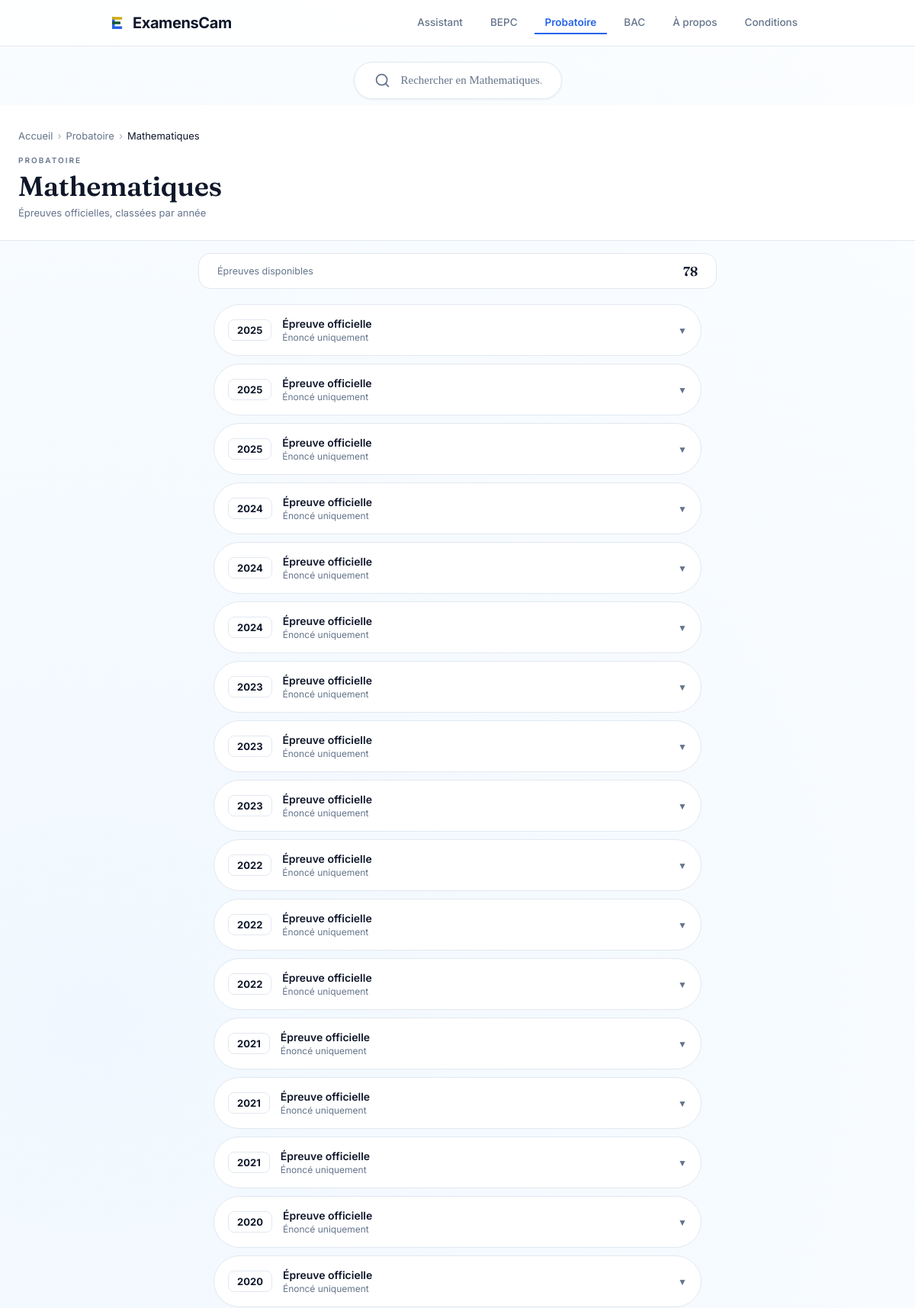
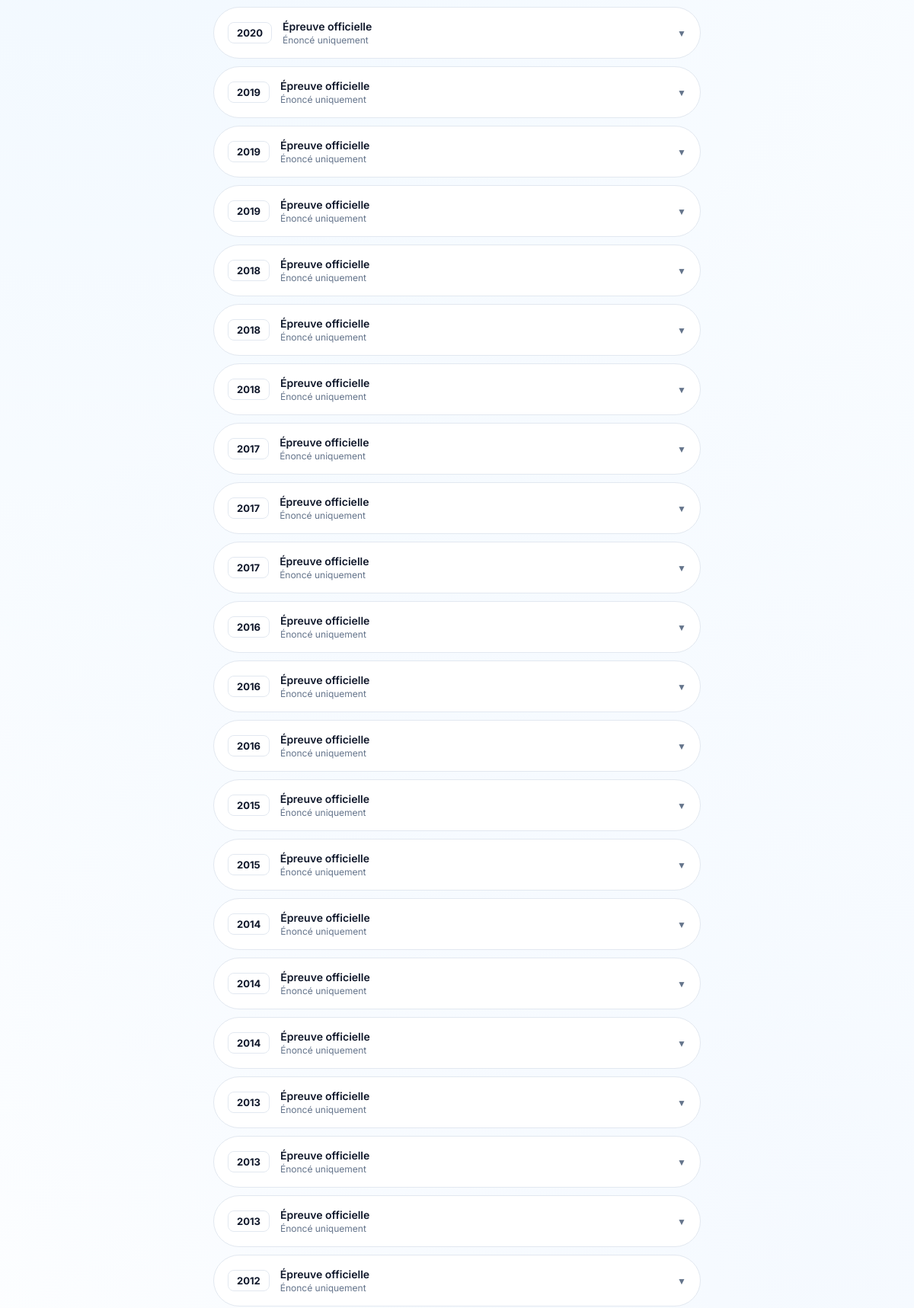
Page /annales/Probatoire/Mathematiques/enonces (signed in, upper part) on the committed database (2 pictures, top to bottom).
### tables this page shows
CREATE TABLE annales (
            id INTEGER PRIMARY KEY AUTOINCREMENT,
            niveau TEXT NOT NULL,
            serie TEXT,
            matiere TEXT NOT NULL,
            annee INTEGER NOT NULL,
            lien_drive TEXT NOT NULL,
            corrige_dispo INTEGER DEFAULT 0,
            lien_corrige TEXT,
            source TEXT DEFAULT 'inconnu',
            qualite TEXT DEFAULT 'bonne',
            vues INTEGER DEFAULT 0,
            date_ajout TEXT DEFAULT (datetime('now')),
            actif INTEGER DEFAULT 1
        , type_sujet TEXT DEFAULT 'officiel', type_hebergement TEXT DEFAULT 'interne', etablissement TEXT, lien_externe TEXT, lien_page_source TEXT, source_site TEXT, region TEXT, sequence INTEGER, type_evaluation TEXT, classe_detectee TEXT, titre TEXT);

### app.py (the view)
@app.route('/annales/<niveau>/<matiere>/enonces')
def annales_sans_serie_enonces(niveau, matiere):
    annales = get_annales(niveau, matiere=matiere)
    return render_template('annales.html', annales=annales, niveau=niveau,
                           serie=None, matiere=matiere, type_doc='Énoncés')

### analytics.py (called while the page is built)
def get_ou_creer_session(request, response=None):
    session_id = request.cookies.get('ec_session')
    if not session_id:
        session_id = str(uuid.uuid4())
    return session_id

def est_probablement_bot(user_agent) -> bool:
    if not user_agent:
        return True
    ua = user_agent.lower()
    return any(b in ua for b in BOTS_CONNUS)

### app.py (called while the page is built, shortened)
@app.context_processor
def inject_globals():
    eleve_nav = None
    eleve_id = session.get('eleve_id')
    if eleve_id:
        eleve_nav = get_eleve_par_id(eleve_id)
        if not eleve_nav:
            session.pop('eleve_id', None)
    return {'site_nom': 'ExamensCam', 'eleve_nav': eleve_nav}

@app.before_request
def _avant_requete():
    g.session_id = get_ou_creer_session(request)
    route_ignoree = any(request.path.startswith(p) for p in ROUTES_IGNOREES_TRACKING)
    admin_actif = session.get('admin_connecte', False)
    bot = est_probablement_bot(request.headers.get('User-Agent'))

@app.after_request
def _apres_requete(response):
    if not request.cookies.get('ec_session') and hasattr(g, 'session_id'):
        response.set_cookie('ec_session', g.session_id, max_age=60*60*24*365, samesite='Lax')
    return response

@app.context_processor
def inject_eleve():
    eleve_id = session.get('eleve_id')
    eleve = get_eleve_par_id(eleve_id) if eleve_id else None
    return {'eleve_connecte': eleve}

### database.py (called while the page is built)
def get_connection():
    Path('data').mkdir(exist_ok=True)
    conn = sqlite3.connect(DB_PATH)
    conn.row_factory = sqlite3.Row
    return conn

### templates/annales.html (shortened to what this page needs)
{% extends 'base.html' %}
{% block content %}
<div class="page-header">
  <nav class="fil-ariane" aria-label="Fil d'ariane">
    <a href="{{ url_for('index') }}">Accueil</a>
    <span class="separateur">&rsaquo;</span>
    {% if niveau == 'BAC' %}
      {% set lien_niveau = url_for('bac_serie', serie=serie) if serie else url_for('bac') %}
    {% elif niveau == 'Probatoire' %}
      {% set lien_niveau = url_for('probatoire_serie', serie=serie) if serie else url_for('probatoire') %}
    {% else %}
      {% set lien_niveau = url_for('bepc') %}
    {% endif %}
    <a href="{{ lien_niveau }}">{{ niveau }}{% if serie %} &middot; S&eacute;rie {{ serie }}{% endif %}</a>
    <span class="separateur">&rsaquo;</span>
    <span class="courant">{{ matiere }}</span>
  </nav>
  <p class="header-eyebrow">
    {{ niveau }}{% if serie %} &middot; S&eacute;rie {{ serie }}{% endif %}
  </p>
  <h1 class="header-title">{{ matiere }}</h1>
  <p class="header-sub">&Eacute;preuves officielles, class&eacute;es par ann&eacute;e</p>
</div>
{% if annales %}
<div class="count-strip">
  <span class="count-label">&Eacute;preuves disponibles</span>
  <span class="count-num">{{ annales|length }}</span>
</div>
{% endif %}
<div class="annales-list">
  {% if annales %}
    {% for annale in annales %}
    <div class="annale-card" id="card-{{ annale.annee }}">
      <button class="annale-toggle" onclick="toggleAnnale({{ annale.annee }})">
        <div class="toggle-left">
          <span class="year-badge">{{ annale.annee }}</span>
          <div class="toggle-label">
            <span class="toggle-title">&Eacute;preuve officielle</span>
            <span class="toggle-hint">{% if annale.corrige_dispo %}Corrig&eacute; disponible{% else %}&Eacute;nonc&eacute; uniquement{% endif %}</span>
          </div>
        </div>
        <div style="display:flex; align-items:center; gap:10px;">
          <span class="toggle-arrow" id="arrow-{{ annale.annee }}">&#9660;</span>
        </div>
      </button>
    </div>
    {% endfor %}
  {% else %}
  <div class="empty-state">
    <h2 class="empty-title">Aucune annale disponible</h2>
    <p class="empty-sub">Les &eacute;preuves pour cette mati&egrave;re arrivent bient&ocirc;t.</p>
  </div>
  {% endif %}
</div>
{% endblock %}

### static/css/nouvelles_pages.css (style rules this page uses)
:root { --ec-paper: #FFFFFF; --ec-ink: #0F172A; --ec-ink-soft: #64748B; --ec-line: #E2E8F0; --ec-line-soft: #F8FAFC; --ec-surface: #FFFFFF; --ec-accent: #2563EB; --ec-accent-soft: #F1F5F9; --ec-serif-titre: 'Fraunces', Georgia, serif; --ec-serif-corps: 'Source Serif 4', Georgia, serif; --ec-serif: var(--ec-serif-corps); --ec-sans: 'Inter', -apple-system, BlinkMacSystemFont, "Segoe UI", Arial, sans-serif; --ec-mono: ui-monospace, "SF Mono", "Cascadia Mono", monospace; }
.ec-item, .ec-branche-carte, .level-card, .matiere-row, .annale-card { transition: transform 0.08s ease, box-shadow 0.15s, border-color 0.15s; }

### templates/base.html (style rules this page uses)
:root { --paper: #FFFFFF; --ink: #0F172A; --ink-soft: #64748B; --line: #E2E8F0; --line-soft: #F8FAFC; --surface: #FFFFFF; --accent: #2563EB; --accent-soft: #F1F5F9; --radius: 8px; }
*, *::before, *::after { box-sizing: border-box; margin: 0; padding: 0; }
html { scroll-behavior: smooth; }
body { font-family: 'Inter', sans-serif; background: radial-gradient(circle at 10% 20%, rgba(218, 237, 255, 0.40) 0%, transparent 40%), radial-gradient(circle at 90% 50%, rgba(226, 239, 255, 0.35) 0%, transparent 40%), radial-gradient(circle at 50% 95%, rgba(236, 244, 255, 0.45) 0%, transparent 45%), var(--paper); color: var(--ink); min-height: 100vh; display: flex; flex-direction: column; -webkit-font-smoothing: antialiased; }
a { color: inherit; }
h1, h2, h3, .serif { font-family: 'Fraunces', serif; font-weight: 700; letter-spacing: -0.01em; }

### templates/annales.html (style rules this page uses)
.page-header { background: var(--surface); border-bottom: 1px solid var(--line); padding: 32px 24px 28px; }
.fil-ariane { display: flex; align-items: center; gap: 6px; flex-wrap: wrap; font-size: 13px; color: var(--ink-soft); margin-bottom: 18px; }
.fil-ariane a { color: var(--ink-soft); text-decoration: none; }
.fil-ariane .separateur { color: var(--ink-soft); opacity: 0.6; }
.fil-ariane .courant { color: var(--ink); }
.header-eyebrow { font-family: 'Inter', sans-serif; font-size: 10px; font-weight: 600; letter-spacing: 2px; text-transform: uppercase; color: var(--ink-soft); margin-bottom: 8px; }
.header-title { font-family: 'Fraunces', serif; font-size: clamp(26px, 6vw, 36px); font-weight: 600; letter-spacing: -0.01em; color: var(--ink); line-height: 1.15; margin-bottom: 6px; }
.header-sub { font-size: 13px; color: var(--ink-soft); }
.count-strip { max-width: 680px; margin: 16px auto 0; padding: 12px 24px; background: #FFFFFF; border: 1px solid var(--line); border-radius: 16px; display: flex; align-items: center; justify-content: space-between; }
.count-label { font-size: 12.5px; color: var(--ink-soft); }
.count-num { font-family: 'Fraunces', serif; font-size: 17px; font-weight: 600; letter-spacing: -0.01em; color: var(--ink); }
.annales-list { max-width: 680px; margin: 0 auto; padding: 20px 20px 56px; }
.annale-card { background: var(--surface); border: 1px solid var(--line); border-radius: 999px; overflow: hidden; margin-bottom: 10px; transition: border-radius 0.15s; }
.annale-toggle { width: 100%; background: none; border: none; padding: 16px 18px; cursor: pointer; display: flex; align-items: center; justify-content: space-between; gap: 12px; transition: background 0.15s; font-family: 'Inter', sans-serif; }
.toggle-left { display: flex; align-items: center; gap: 14px; }
.year-badge { background: var(--surface); color: var(--ink); border: 1px solid var(--line); font-family: 'Inter', monospace; font-size: 13px; font-weight: 700; padding: 5px 11px; border-radius: var(--radius); white-space: nowrap; flex-shrink: 0; }
.toggle-label { text-align: left; }
.toggle-title { font-weight: 600; font-size: 14px; color: var(--ink); display: block; }
.toggle-hint { font-size: 12px; color: var(--ink-soft); display: block; margin-top: 2px; }
.toggle-arrow { font-size: 12px; color: var(--ink-soft); transition: transform 0.2s; flex-shrink: 0; }

### rows in the picture
annales: annee "2025", corrige_dispo "Énoncé uniquement"
annales: annee "2025", corrige_dispo "Énoncé uniquement"
annales: annee "2025", corrige_dispo "Énoncé uniquement"
annales: annee "2024", corrige_dispo "Énoncé uniquement"
annales: annee "2024", corrige_dispo "Énoncé uniquement"
annales: annee "2024", corrige_dispo "Énoncé uniquement"
annales: annee "2023", corrige_dispo "Énoncé uniquement"
annales: annee "2023", corrige_dispo "Énoncé uniquement"
annales: annee "2023", corrige_dispo "Énoncé uniquement"
annales: annee "2022", corrige_dispo "Énoncé uniquement"
annales: annee "2022", corrige_dispo "Énoncé uniquement"
annales: annee "2022", corrige_dispo "Énoncé uniquement"
annales: annee "2021", corrige_dispo "Énoncé uniquement"
annales: annee "2021", corrige_dispo "Énoncé uniquement"
annales: annee "2021", corrige_dispo "Énoncé uniquement"
annales: annee "2020", corrige_dispo "Énoncé uniquement"
annales: annee "2020", corrige_dispo "Énoncé uniquement"
annales: annee "2020", corrige_dispo "Énoncé uniquement"
annales: annee "2019", corrige_dispo "Énoncé uniquement"
annales: annee "2019", corrige_dispo "Énoncé uniquement"
annales: annee "2019", corrige_dispo "Énoncé uniquement"
annales: annee "2018", corrige_dispo "Énoncé uniquement"
annales: annee "2018", corrige_dispo "Énoncé uniquement"
annales: annee "2018", corrige_dispo "Énoncé uniquement"
annales: annee "2017", corrige_dispo "Énoncé uniquement"
annales: annee "2017", corrige_dispo "Énoncé uniquement"
annales: annee "2017", corrige_dispo "Énoncé uniquement"
annales: annee "2016", corrige_dispo "Énoncé uniquement"
annales: annee "2016", corrige_dispo "Énoncé uniquement"
annales: annee "2016", corrige_dispo "Énoncé uniquement"
annales: annee "2015", corrige_dispo "Énoncé uniquement"
annales: annee "2015", corrige_dispo "Énoncé uniquement"
annales: annee "2014", corrige_dispo "Énoncé uniquement"
annales: annee "2014", corrige_dispo "Énoncé uniquement"
annales: annee "2014", corrige_dispo "Énoncé uniquement"
annales: annee "2013", corrige_dispo "Énoncé uniquement"
annales: annee "2013", corrige_dispo "Énoncé uniquement"
annales: annee "2013", corrige_dispo "Énoncé uniquement"
annales: annee "2012", corrige_dispo "Énoncé uniquement"

### other values in the picture
{{ niveau }} "Probatoire"
{{ matiere }} "Mathematiques"
{{ niveau }} "PROBATOIRE"
{{ annales|length }} "78"
